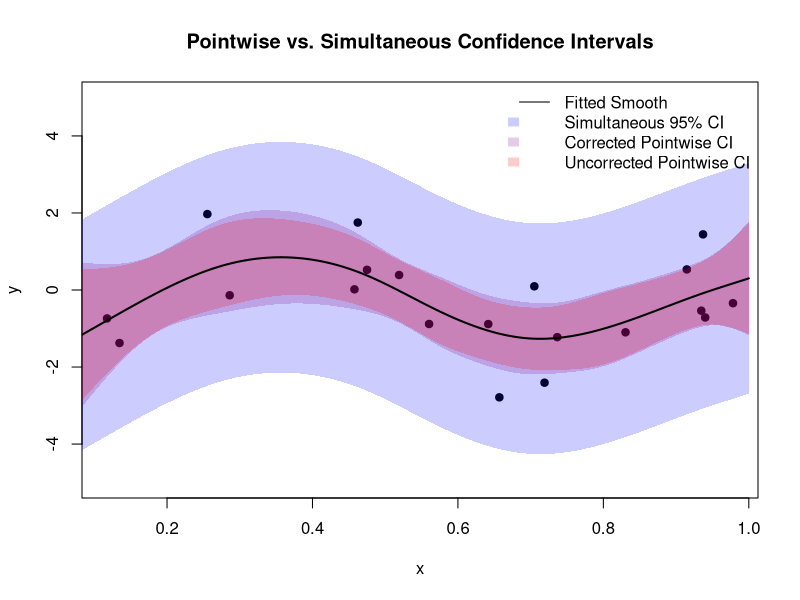

The R script that drew this image:
# Load the mgcv library
library(mgcv)

# Set a seed for reproducibility
set.seed(42)

# 1. Generate a more extreme dataset (smaller and noisier)
n <- 20 # Reduced sample size
noise_level <- 0.8 # Increased noise
x <- runif(n, 0, 1)
true_f <- sin(2 * pi * x)
y <- true_f + rnorm(n, 0, noise_level)
dat <- data.frame(x = x, y = y)

# 2. Fit a GAM to the data
b <- gam(y ~ s(x, k = 8, bs = "cr"), data = dat, method = "REML")

# Create a sequence of new data points for a smooth plot
new_data <- data.frame(x = seq(0, 1, length.out = 200))

# 3. Calculate Uncorrected Pointwise CIs
pred_uncorrected <- predict(b, newdata = new_data, se.fit = TRUE)
uncorrected_upper <- pred_uncorrected$fit + 1.96 * pred_uncorrected$se.fit
uncorrected_lower <- pred_uncorrected$fit - 1.96 * pred_uncorrected$se.fit

# 4. Calculate Corrected Pointwise CIs
Xp <- predict(b, newdata = new_data, type = "lpmatrix")
V_corrected <- vcov(b, unconditional = TRUE)
corrected_se <- sqrt(diag(Xp %*% V_corrected %*% t(Xp)))
corrected_upper <- pred_uncorrected$fit + 1.96 * corrected_se
corrected_lower <- pred_uncorrected$fit - 1.96 * corrected_se

# 5. Calculate Simultaneous CIs via Simulation
set.seed(42) # for reproducibility of the simulation
N_sim <- 10000
sim_coefs <- rmvn(N_sim, coef(b), V_corrected)
sim_fits <- Xp %*% t(sim_coefs)

# Find the critical distance for the simultaneous interval
# --- THIS IS THE CORRECTED LINE ---
abs_deviations <- abs(sweep(sim_fits, 1, pred_uncorrected$fit, "-"))
# --- END OF CORRECTION ---

max_abs_deviations <- apply(abs_deviations, 2, max) # Max deviation for each simulation
critical_distance <- quantile(max_abs_deviations, 0.95) # 95th percentile of max deviations

# Construct the simultaneous interval
simultaneous_upper <- pred_uncorrected$fit + critical_distance
simultaneous_lower <- pred_uncorrected$fit - critical_distance

# 6. Plot all results for comparison
plot(y ~ x, data = dat, pch = 19,
     main = "Pointwise vs. Simultaneous Confidence Intervals",
     xlab = "x", ylab = "y", ylim = c(-5,5))

# Add the confidence intervals as shaded polygons, from widest to narrowest
# Simultaneous CI (blue)
polygon(c(rev(new_data$x), new_data$x), c(rev(simultaneous_upper), simultaneous_lower),
        col = rgb(0, 0, 1, 0.2), border = NA)
# Corrected Pointwise CI (purple)
polygon(c(rev(new_data$x), new_data$x), c(rev(corrected_upper), corrected_lower),
        col = rgb(0.5, 0, 0.5, 0.2), border = NA)
# Uncorrected Pointwise CI (red)
polygon(c(rev(new_data$x), new_data$x), c(rev(uncorrected_upper), uncorrected_lower),
        col = rgb(1, 0, 0, 0.2), border = NA)

# Add the fitted line on top
lines(new_data$x, pred_uncorrected$fit, col = "black", lwd = 2)

# Add legend
legend("topright",
       legend = c("Fitted Smooth", "Simultaneous 95% CI", "Corrected Pointwise CI", "Uncorrected Pointwise CI"),
       col = c("black", "blue", "purple", "red"),
       lty = c(1, NA, NA, NA),
       fill = c(NA, rgb(0, 0, 1, 0.2), rgb(0.5, 0, 0.5, 0.2), rgb(1, 0, 0, 0.2)),
       border = "white",
       bty = "n")

